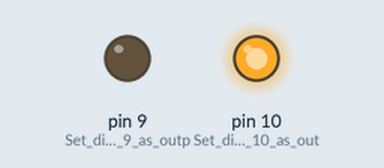
A sketch run on a simulated Arduino Uno, built with avr-gcc and run on an emulated ATmega328P. On the bench: output pins drawn as LEDs (lit = HIGH).

Above: at 0.5 s.
At 2.5 s:
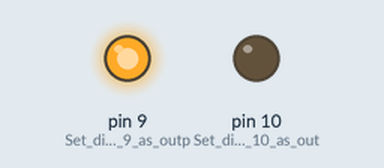
At 3.5 s:
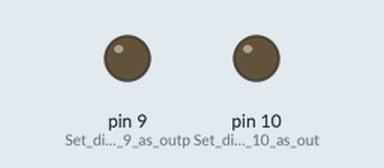
Timing chart, 0 to 5.2 s (numbered marks = the images above):
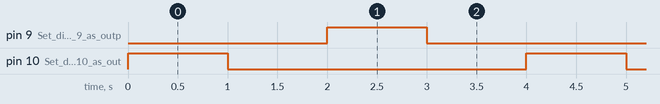

The sketch:

CG_Bot_Blink_two_LEDs_Digital_Write.ino
```cpp
void setup()
{
  pinMode(10, OUTPUT);   // Set digital pin 10 as output for LED1
  pinMode(9, OUTPUT);    // Set digital pin 9 as output for LED2
}

void loop()
{
  digitalWrite(10, HIGH);    // Turn LED1 ON by setting pin 10 to HIGH
  delay(1000);               // Wait for 1000 milliseconds (1 second) with LED1 ON
  digitalWrite(10, LOW);     // Turn LED1 OFF by setting pin 10 to LOW
  delay(1000);               // Wait for 1000 milliseconds (1 second) with LED1 OFF

  digitalWrite(9, HIGH);     // Turn LED2 ON by setting pin 9 to HIGH
  delay(1000);               // Wait for 1000 milliseconds (1 second) with LED2 ON
  digitalWrite(9, LOW);      // Turn LED2 OFF by setting pin 9 to LOW
  delay(1000);               // Wait for 1000 milliseconds (1 second) with LED2 OFF
}
```

Measured:
- by itself, pin 9 (Set_digital_pin_9_as_outp), pin 10 (Set_digital_pin_10_as_out): alternates HIGH for 1.0 s and LOW for 3.0 s
- by itself, everything shown: repeats every 4.0 s, in 4 steps
